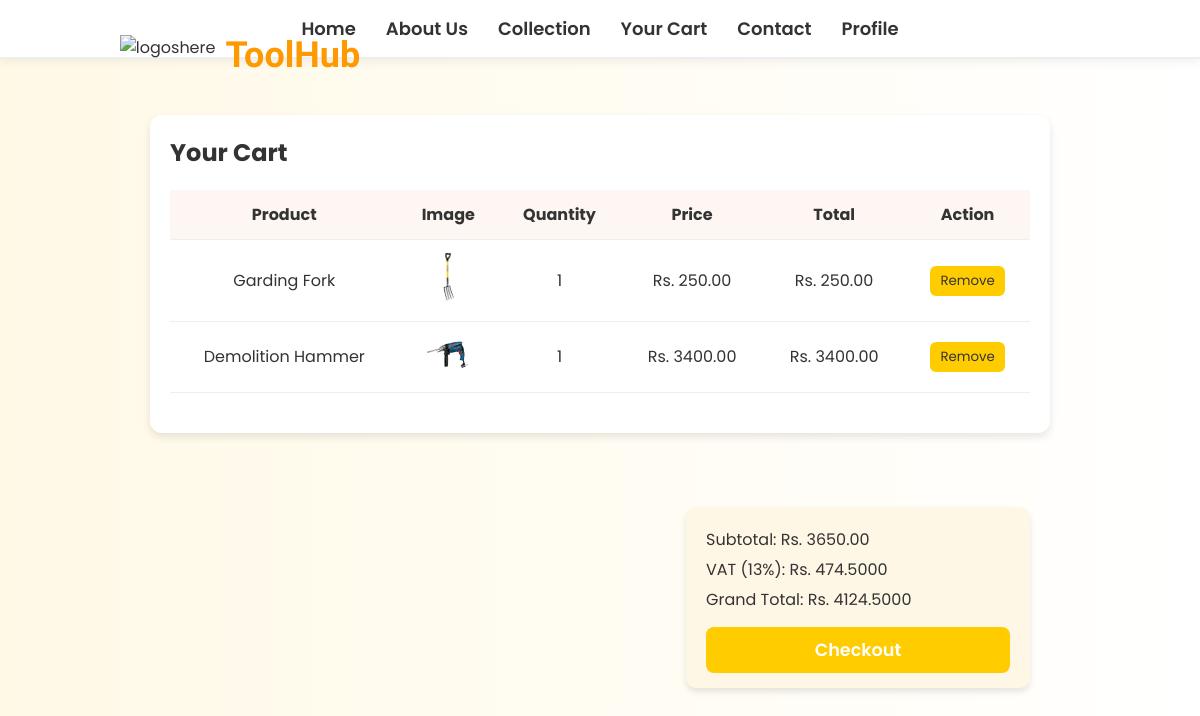
The page /cart/ (signed in) on the database as committed earlier.
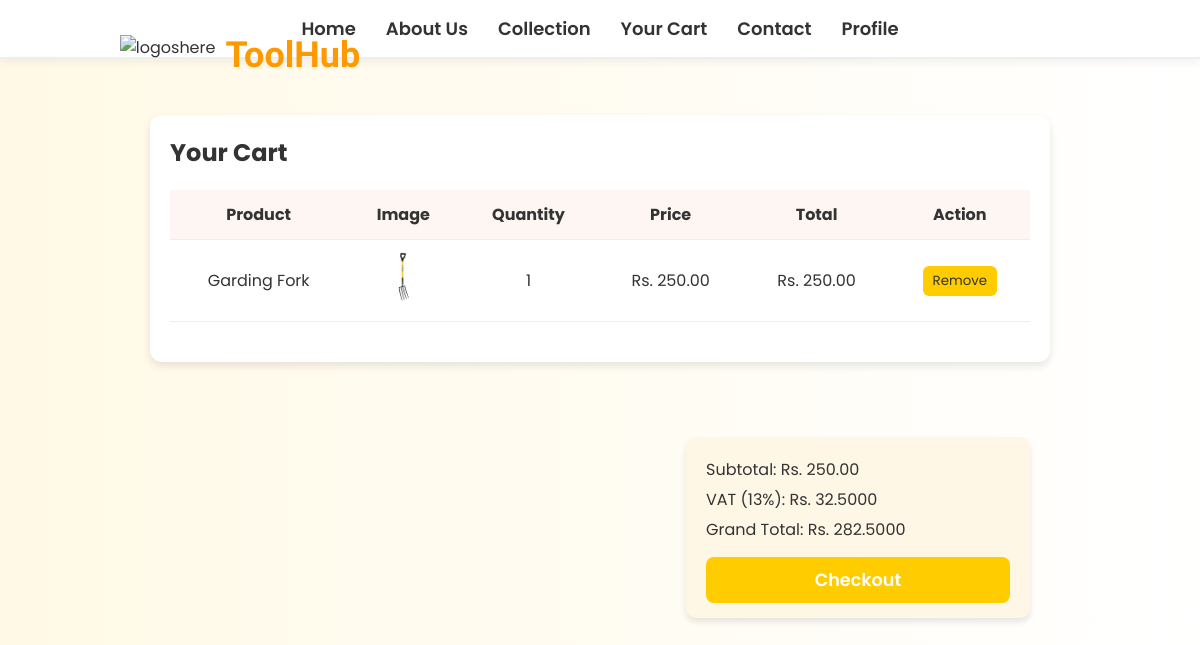
The same page on the database as committed later.
### hardware/models.py (models this page shows, shortened)
class cartOrderItem(models.Model):
    user = models.ForeignKey(User, on_delete=models.CASCADE, null = True)
    order = models.ForeignKey(cartOrder, on_delete=models.CASCADE , null = True)
    invoice_no = models.CharField(max_length=200)
    product_status = models.CharField(max_length=200)
    item = models.CharField(max_length=200)
    image = models.ImageField(upload_to='cart_items/', null=True, blank=True)
    quantity = models.PositiveIntegerField(default=1)
    price = models.DecimalField(max_digits=10, decimal_places=2)
    total = models.DecimalField(max_digits=10, decimal_places=2, default=0.00)
    class Meta:
        verbose_name_plural = "Cart Order Items"

### hardware/views.py (the view)
def cart_view(request):
    cart_items = cartOrderItem.objects.filter(user=request.user, product_status='processing')
    subtotal = sum(item.total for item in cart_items)
    vat = subtotal * Decimal('0.13')   # Correct: Decimal * Decimal
    grand_total = subtotal + vat
    context = {
        'cart_items': cart_items,
        'subtotal': subtotal,
        'vat': vat,
        'grand_total': grand_total,
    }
    return render(request, 'hardware/cart.html', context )

### templates/hardware/cart.html (shortened to what this page needs)
<!DOCTYPE html>
<html lang="en">
  <head>
  </head>
  <body>
    <nav>
      <div class="nav-center">
        <a href="/first">Home</a>
        <a href="Services.html">About Us</a>
        <a href="/collection">Collection</a>
        <a href="/cart">Your Cart</a>
        <a href="Contact.html">Contact</a>
        <a href="/profile">Profile</a>
      </div>
    </nav>
    <div class="logocontainer">
      <img src="logo.png" alt="logoshere" id="logo" />
      <h1 id="firstheader">ToolHub</h1>
    </div>
    <div class="cart-container">
      <h2>Your Cart</h2>
      {% if cart_items %}
        <table>
          <thead>
            <tr>
              <th>Product</th>
              <th>Image</th>
              <th>Quantity</th>
              <th>Price</th>
              <th>Total</th>
              <th>Action</th>
            </tr>
          </thead>
          <tbody>
            {% for item in cart_items %}
              <tr>
                <td>{{ item.item }}</td>
                <td>
                  <img src="{{ item.image.url }}" width="50" />
                </td>
                <td>{{ item.quantity }}</td>
                <td>Rs. {{ item.price }}</td>
                <td>Rs. {{ item.total }}</td>
                <td>
                  <form method="post" action="/remove_from_cart/{{ item.id }}/">
                    <button type="submit">Remove</button>
                  </form>
                </td>
              </tr>
            {% endfor %}
          </tbody>
        </table>
        <div class="summary-box">
          <p>Subtotal: Rs. {{ subtotal }}</p>
          <p>VAT (13%): Rs. {{ vat }}</p>
          <p>Grand Total: Rs. {{ grand_total }}</p>
          <form action="/checkout" method="get">
            <button type="submit" class="checkout-btn"><a href="/checkout/{{product.pid}}" class="checkoutname">Checkout</button>
          </form>
        </div>
      {% else %}
        <p>Your cart is empty.</p>
      {% endif %}
    </div>
  </body>
</html>

### templates/hardware/cart.html (style rules this page uses)
* { margin: 0; padding: 0; box-sizing: border-box; font-family: 'Poppins', sans-serif; }
body { font-family: 'Poppins'; background: linear-gradient(to right, #fff9e6, #ffffff); color: #333; }
nav { background: #fff; border-bottom: 2px solid #eee; display: flex; justify-content: center; padding: 15px 20px; box-shadow: 0 4px 8px rgba(0, 0, 0, 0.05); }
.nav-center { display: flex; gap: 30px; }
.nav-center a { color: #333; font-weight: 600; font-size: 18px; text-decoration: none; position: relative; transition: color 0.3s ease; }
.nav-center a::after { content: ''; position: absolute; bottom: -5px; left: 0; width: 0%; height: 2px; background-color: #ffcc00; transition: width 0.3s ease-in-out; }
.logocontainer { display: flex; align-items: center; justify-content: center; margin: 20px 0; margin-top: -2%; margin-left: -60%; }
#logo { height: 60px; margin-right: 10px; }
#firstheader { font-family: 'Dancing Script', cursive; font-size: 36px; color: #ff9900; font-weight: bold; margin-top: -1%; }
.cart-container { max-width: 900px; margin: auto; background: #fff; padding: 20px; border-radius: 12px; box-shadow: 0 4px 8px rgba(0, 0, 0, 0.1); }
h2 { margin-bottom: 20px; color: #333; }
table { width: 100%; border-collapse: collapse; margin-bottom: 20px; }
th, td { padding: 12px 15px; text-align: center; border-bottom: 1px solid #eee; }
th { background-color: #fdf6f2; color: #333; }
button { padding: 5px 10px; border: none; background-color: #ffcc00; color: #333; border-radius: 6px; cursor: pointer; }
.summary-box { background-color: #fff7e6; padding: 15px 20px; border-radius: 10px; float: right; width: 40%; box-shadow: 0 4px 6px rgba(0, 0, 0, 0.1); margin-top: 11%; }
.summary-box p { margin: 5px 0; }
.checkout-btn { width: 100%; padding: 10px 0; background-color: #ffcc00; color: #fff; font-weight: bold; border-radius: 8px; margin-top: 10px; }
.checkoutname { display: block; font-family: 'Poppins'; font-size: 1.1rem; font-weight: 600; color: white; text-decoration: none; }

Rows that differ between the two databases and show on the page:
removed cartOrderItem: item "Demolition Hammer", image (picture), quantity "1", price "3400.00", total "3400.00"
Other text that changed with them:
{{ subtotal }}: "3650.00" → "250.00"
{{ vat }}: "474.5000" → "32.5000"
{{ grand_total }}: "4124.5000" → "282.5000"
